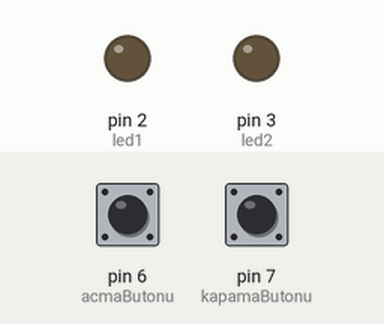
Recording of a sketch running on a simulated Arduino Uno, built with avr-gcc and run on an emulated ATmega328P. On the bench: output pins drawn as LEDs (lit = HIGH). The test bench sets the inputs (shaded band); at power-on: pin 6 (acmaButonu) LOW, pin 7 (kapamaButonu) LOW.

Above: at 1.2 s.
1.3 s: pin 6 (acmaButonu) pulled HIGH for 0.15 s
At 2.5 s:
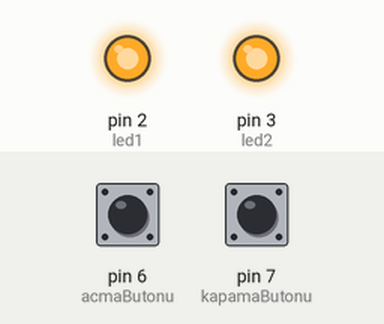
2.9 s: pin 7 (kapamaButonu) pulled HIGH for 0.15 s
At 4.0 s:
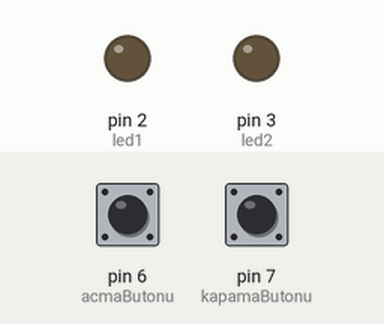
4.5 s: pin 6 (acmaButonu) pulled HIGH for 1 s
At 5.2 s:
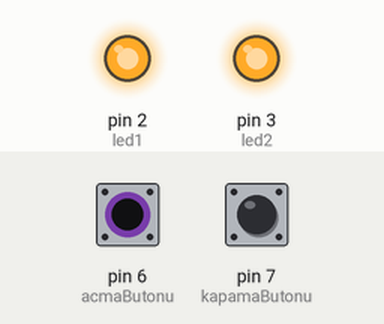
7.0 s: pin 6 (acmaButonu) driven HIGH and pin 7 (kapamaButonu) driven HIGH
At 7.3 s:
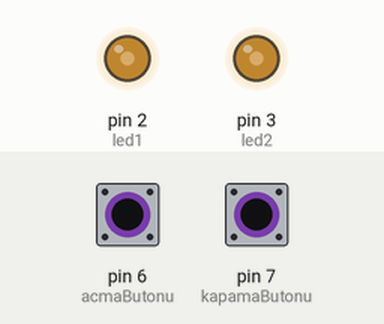
8.5 s: pin 7 (kapamaButonu) driven LOW
At 9.2 s:
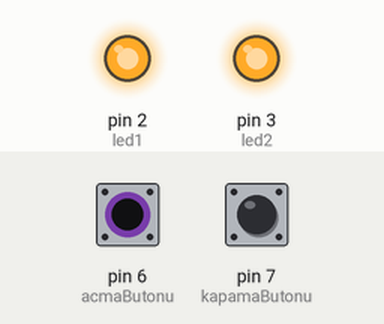
Timing chart, 0 to 11.0 s (numbered marks = the images above; inputs shaded):
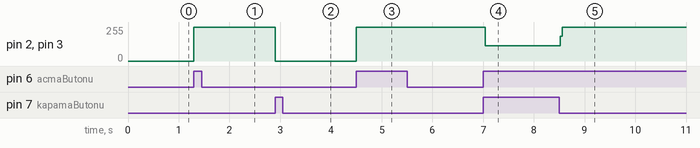

Measured:
- after the input at 1.3 s, pin 2 (led1), pin 3 (led2): 0/255 → 255/255 at once
- after the input at 2.9 s, pin 2 (led1), pin 3 (led2): 255/255 → 0/255 at once
- after the input at 4.5 s, pin 2 (led1), pin 3 (led2): 0/255 → 255/255 at once
- after the input at 7.0 s, pin 2 (led1), pin 3 (led2): 255/255 → 114/255 at once
- after the input at 8.5 s, pin 2 (led1), pin 3 (led2): 114/255 → 255/255 at once

The sketch:

ledbuton2.ino
```cpp
// Pin tanımlamaları
int acmaButonu = 6;
int kapamaButonu = 7;
int led1 = 2;
int led2 = 3;

void setup() {
  // LED pinlerini çıkış olarak ayarla
  pinMode(led1, OUTPUT);
  pinMode(led2, OUTPUT);

  // Buton pinlerini giriş olarak ayarla
  pinMode(acmaButonu, INPUT);
  pinMode(kapamaButonu, INPUT);
}

void loop() {
  // Açma butonuna basıldı mı kontrol et
  if (digitalRead(acmaButonu) == 1) {
    digitalWrite(led1, HIGH); // LED 1'i yak
    digitalWrite(led2, HIGH); // LED 2'yi yak
  }

  // Kapama butonuna basıldı mı kontrol et
  if (digitalRead(kapamaButonu) == 1) {
    digitalWrite(led1, LOW);  // LED 1'i söndür
    digitalWrite(led2, LOW);  // LED 2'yi söndür
  }
}
```
